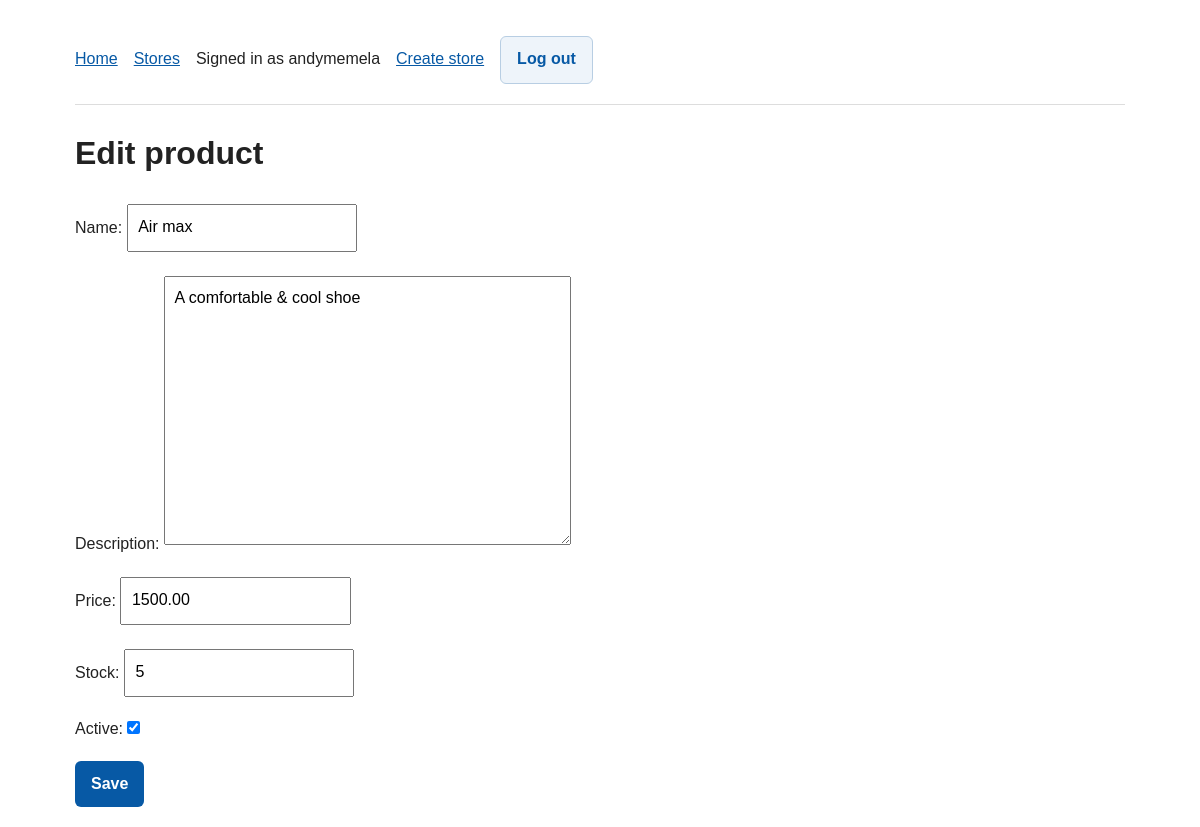
Screenshot of /products/1/edit/ (signed in) with the database file from the repository.
### shop/models.py (models this page shows, shortened)
class Product(models.Model):
    store = models.ForeignKey(Store, on_delete=models.CASCADE, related_name='products')
    name = models.CharField(max_length=120)
    description = models.TextField(blank=True)
    price = models.DecimalField(max_digits=10, decimal_places=2)
    stock = models.PositiveIntegerField(default=0)
    active = models.BooleanField(default=True)
    created_at = models.DateTimeField(auto_now_add=True)
    class Meta:
        ordering = ['name']
        constraints = [models.UniqueConstraint(fields=['store', 'name'], name='unique_product_name_per_store')]

### shop/views.py (the view)
# urls.py: path('products/<int:product_id>/edit/', views.product_edit, name='product_edit'),
@vendor_required
def product_edit(request, product_id):
    product = get_object_or_404(Product, pk=product_id, store__owner=request.user)
    form = ProductForm(request.POST or None, instance=product)
    if request.method == 'POST' and form.is_valid():
        form.save(); messages.success(request, 'Product updated.'); return redirect('product_detail', product_id=product.pk)
    return render(request, 'shop/form.html', {'form': form, 'title': 'Edit product'})

### shop/forms.py (shortened to what this page needs)
class ProductForm(forms.ModelForm):
    class Meta:
        model = Product
        fields = ('name', 'description', 'price', 'stock', 'active')
        widgets = {'price': forms.NumberInput(attrs={'min': '0.01', 'step': '0.01'}), 'stock': forms.NumberInput(attrs={'min': 0})}

### shop/views.py (called while the page is built)
def role_of(user):
    return getattr(getattr(user, 'profile', None), 'role', 'buyer')

def vendor_required(view_func):
    @wraps(view_func)
    @login_required
    def wrapped(request, *args, **kwargs):
        if role_of(request.user) != 'vendor':
            return HttpResponseForbidden('Only vendor accounts can manage stores and products.')
        return view_func(request, *args, **kwargs)
    return wrapped

### shop/templates/shop/form.html
{% extends 'shop/base.html' %}{% block content %}<h1>{{ title }}</h1><form method="post">{% csrf_token %}{{ form.as_p }}<button type="submit">Save</button></form>{% endblock %}

### shop/templates/shop/base.html (shortened to what this page needs)
<!doctype html>
<html lang="en">
<head>
</head>
<body>
<nav>
  <a href="{% url 'home' %}">Home</a>
  <a href="{% url 'store_list' %}">Stores</a>
  {% if user.is_authenticated %}
    <span>Signed in as {{ user.username }}</span>
    {% if user.profile.role == 'vendor' %}<a href="{% url 'store_create' %}">Create store</a>{% endif %}
    <form method="post" action="{% url 'logout' %}">{% csrf_token %}<button type="submit" class="secondary">Log out</button></form>
  {% else %}
    <a href="{% url 'login' %}">Log in</a><a href="{% url 'register' %}">Register</a>
  {% endif %}
</nav>
{% block content %}{% endblock %}
</body>
</html>

### shop/templates/shop/base.html (style rules this page uses)
:root { font-family:Arial,sans-serif;color:#222;background:#fff }
body { max-width:1050px;margin:0 auto;padding:1rem;line-height:1.55 }
nav { display:flex;align-items:center;gap:1rem;flex-wrap:wrap;border-bottom:1px solid #ddd;padding:1rem 0;margin-bottom:1.5rem }
a { color:#0759a5 }
nav form { margin:0 }
input,textarea,select,button { padding:.6rem;margin:.25rem 0;max-width:100%;font:inherit }
button,.button-link { display:inline-block;border:0;border-radius:6px;padding:.65rem 1rem;background:#0759a5;color:#fff;text-decoration:none;cursor:pointer;font-weight:600 }
.secondary,.secondary-link { background:#eef4fa;color:#0759a5;border:1px solid #b8cee3 }

### rows the page displays
Product: name "Air max", description "A comfortable & cool shoe", price "1500.00", stock "5", active "☑"

### other values shown
{{ user.username }} "andymemela"
{{ title }} "Edit product"
